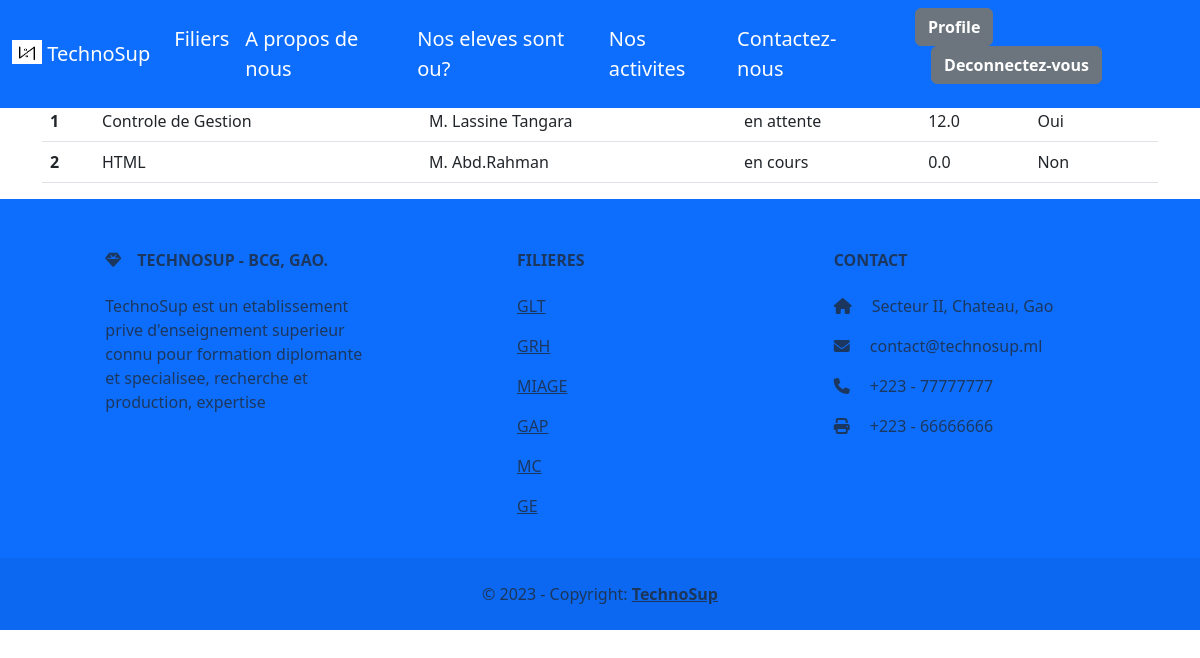
Screenshot of /subjects/ (signed in) with the database file from the repository.
### app/models.py (models this page shows, shortened)
class StudentRecord(models.Model):
    student = models.ForeignKey(Student, on_delete=models.CASCADE)
    modules = models.ForeignKey(Module, on_delete=models.CASCADE)
    note = models.FloatField(default=0)
    date_cree = models.DateTimeField(auto_now_add=True)
    date_modifie = models.DateTimeField(auto_now=True)

class Module(models.Model):
    nom = models.CharField(max_length=100)
    professeur = models.CharField(max_length=100)
    statut = models.CharField(
        choices=(
            ('en cours', 'en cours'),
            ('fini', 'fini'),
            ('commence', 'commence'),
            ('en attente', 'en attente'),
        ),
        max_length=10
    )
    date_debut = models.DateField(auto_now=True, blank=True) # just a datefield
    date_fini = models.DateField(auto_now=True, blank=True) # blank=True
    date_cree = models.DateTimeField(auto_now_add=True)
    date_modifie = models.DateTimeField(auto_now=True)

### app/views.py (the view)
# urls.py: path('subjects/', views.subjects, name='subjects'),
def subjects(request):
    signed_in_user = request.user.username
    records = StudentRecord.objects.filter(student__user__username=signed_in_user)
    context = {
        'records': records,
    }
    return render(request, 'users/subjects.html', context)

### templates/users/subjects.html
{% extends "base.html" %}
{% block content %}
<div class="container">
    <table class="table">
        <thead>
            <tr>
                <th scope="col">#</th>
                <th scope="col">Matiere</th>
                <th scope="col">Proffesseur</th>
                <th scope="col">Statut</th>
                <th scope="col">Note</th>
                <th scope="col">Valide</th>
            </tr>
        </thead>
        <tbody>
            {% for record in records %}
            <tr>
                <th scope="row">{{ forloop.counter }}</th>
                <td>{{ record.modules.nom }}</td>
                <td>{{ record.modules.professeur }}</td>
                <td>{{ record.modules.statut }}</td>
                <td>{{ record.note }}</td>
                <td>
                    {% if record.note >= 10 %}
                    Oui
                    {% else %}
                    Non
                    {% endif %}
                </td>
            </tr>
            {% endfor %}
        </tbody>
    </table>
</div>
{% endblock content %}

### static/css/custom.css (style rules this page uses)
body::before { display: block; content: ""; height: 60px; }

### rows the page displays
StudentRecord: modules.nom "Controle de Gestion", modules.professeur "M. Lassine Tangara", modules.statut "en attente", note "12.0", shows "Oui"
StudentRecord: modules.nom "HTML", modules.professeur "M. Abd.Rahman", modules.statut "en cours", note "0.0", shows "Non"
